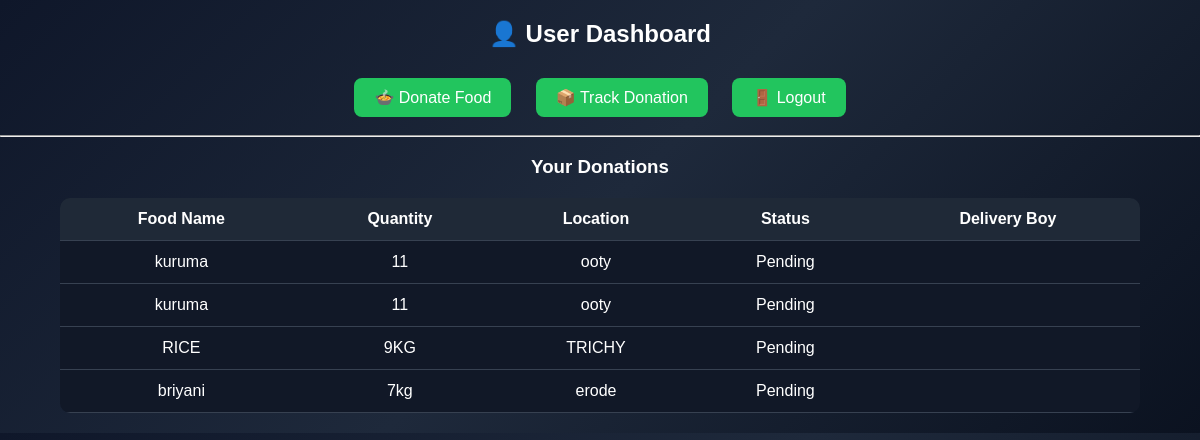
Page /user_dashboard (signed in) on the committed database.
### tables this page shows
CREATE TABLE donations(
        id INTEGER PRIMARY KEY AUTOINCREMENT,
        user_email TEXT,
        food_name TEXT,
        quantity TEXT,
        location TEXT,
        status TEXT DEFAULT 'Pending',
        delivery_boy TEXT DEFAULT ''
    );

### app.py (the view)
@app.route("/user_dashboard")
def user_dashboard():
    if "user" not in session:
        return redirect(url_for("user_login"))
    user_email = session["user"]
    conn = sqlite3.connect(DB)
    cur = conn.cursor()
    cur.execute("""
        SELECT food_name, quantity, location, status, delivery_boy
        FROM donations
        WHERE user_email=?
        ORDER BY id DESC
    """, (user_email,))
    donations = cur.fetchall()
    conn.close()
    return render_template(
        "user_dashboard.html",
        donations=donations,
        user_email=user_email
    )

### templates/user_dashboard.html (shortened to what this page needs)
<!DOCTYPE html>
<html>
<head>
</head>
<body>
<h2>👤 User Dashboard</h2>
<a href="/donate_food">🍲 Donate Food</a>
<a href="/track_donation">📦 Track Donation</a>
<a href="/logout">🚪 Logout</a>
<hr>
<h3>Your Donations</h3>
<table>
    <tr>
        <th>Food Name</th>
        <th>Quantity</th>
        <th>Location</th>
        <th>Status</th>
        <th>Delivery Boy</th>
    </tr>
    {% for d in donations %}
    <tr>
        <td>{{ d[0] }}</td>
        <td>{{ d[1] }}</td>
        <td>{{ d[2] }}</td>
        <td>{{ d[3] }}</td>
        <td>{{ d[4] }}</td>
    </tr>
    {% endfor %}
</table>
</body>
</html>

### templates/user_dashboard.html (style rules this page uses)
body { margin:0; font-family:Poppins, sans-serif; background:linear-gradient(135deg,#0f172a,#1e293b,#0b1220); color:white; text-align:center; }
h2 { margin-top:20px; }
a { display:inline-block; margin:10px; padding:10px 20px; background:#22c55e; color:white; text-decoration:none; border-radius:8px; }
table { width:90%; margin:20px auto; border-collapse:collapse; background:#111827; border-radius:10px; overflow:hidden; }
th,td { padding:12px; border-bottom:1px solid #374151; }
th { background:#1f2937; }

### rows in the picture
donations: food_name "kuruma", quantity "11", location "ooty", status "Pending"
donations: food_name "kuruma", quantity "11", location "ooty", status "Pending"
donations: food_name "RICE", quantity "9KG", location "TRICHY", status "Pending"
donations: food_name "briyani", quantity "7kg", location "erode", status "Pending"
